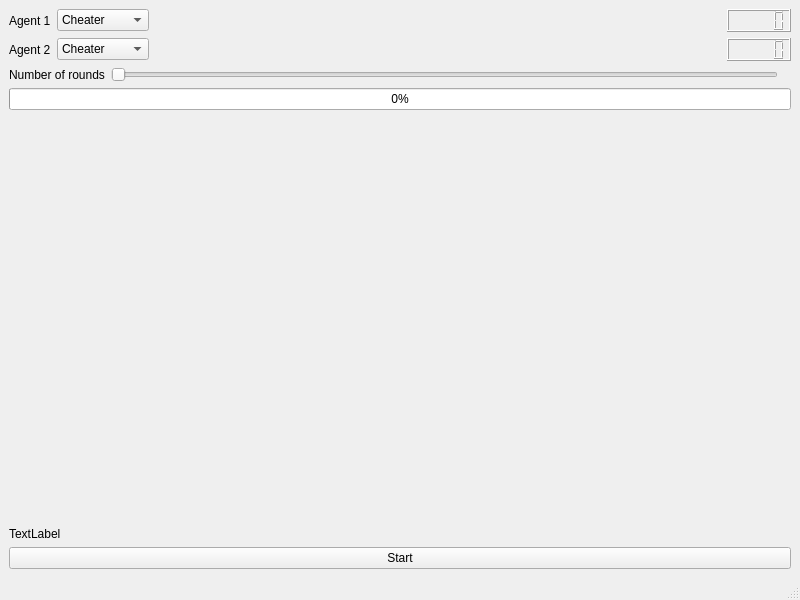
<?xml version="1.0" encoding="UTF-8"?>
<ui version="4.0">
 <class>MainWindow</class>
 <widget class="QMainWindow" name="MainWindow">
  <property name="geometry">
   <rect>
    <x>0</x>
    <y>0</y>
    <width>800</width>
    <height>600</height>
   </rect>
  </property>
  <property name="windowTitle">
   <string>MainWindow</string>
  </property>
  <widget class="QWidget" name="centralwidget">
   <layout class="QVBoxLayout" name="verticalLayout_3">
    <item>
     <layout class="QVBoxLayout" name="verticalLayout_2">
      <item>
       <layout class="QVBoxLayout" name="verticalLayout">
        <property name="sizeConstraint">
         <enum>QLayout::SetMaximumSize</enum>
        </property>
        <item>
         <layout class="QHBoxLayout" name="horizontalLayout">
          <item>
           <widget class="QLabel" name="label">
            <property name="text">
             <string>Agent 1</string>
            </property>
           </widget>
          </item>
          <item>
           <widget class="QComboBox" name="comboBox">
            <item>
             <property name="text">
              <string>Cheater</string>
             </property>
            </item>
            <item>
             <property name="text">
              <string>Cooperator</string>
             </property>
            </item>
            <item>
             <property name="text">
              <string>Random</string>
             </property>
            </item>
            <item>
             <property name="text">
              <string>Tits for tats</string>
             </property>
            </item>
           </widget>
          </item>
          <item>
           <spacer name="horizontalSpacer">
            <property name="orientation">
             <enum>Qt::Horizontal</enum>
            </property>
            <property name="sizeHint" stdset="0">
             <size>
              <width>40</width>
              <height>20</height>
             </size>
            </property>
           </spacer>
          </item>
          <item>
           <widget class="QLCDNumber" name="lcdNumber"/>
          </item>
         </layout>
        </item>
        <item>
         <layout class="QHBoxLayout" name="horizontalLayout_2">
          <item>
           <widget class="QLabel" name="label_2">
            <property name="text">
             <string>Agent 2</string>
            </property>
           </widget>
          </item>
          <item>
           <widget class="QComboBox" name="comboBox_2">
            <item>
             <property name="text">
              <string>Cheater</string>
             </property>
            </item>
            <item>
             <property name="text">
              <string>Cooperator</string>
             </property>
            </item>
            <item>
             <property name="text">
              <string>Random</string>
             </property>
            </item>
            <item>
             <property name="text">
              <string>Tits for tats</string>
             </property>
            </item>
           </widget>
          </item>
          <item>
           <spacer name="horizontalSpacer_2">
            <property name="orientation">
             <enum>Qt::Horizontal</enum>
            </property>
            <property name="sizeHint" stdset="0">
             <size>
              <width>40</width>
              <height>20</height>
             </size>
            </property>
           </spacer>
          </item>
          <item>
           <widget class="QLCDNumber" name="lcdNumber_2"/>
          </item>
         </layout>
        </item>
       </layout>
      </item>
      <item>
       <layout class="QHBoxLayout" name="horizontalLayout_3">
        <item>
         <widget class="QLabel" name="label_3">
          <property name="text">
           <string>Number of rounds</string>
          </property>
         </widget>
        </item>
        <item>
         <widget class="QSlider" name="horizontalSlider">
          <property name="minimum">
           <number>5</number>
          </property>
          <property name="maximum">
           <number>1000</number>
          </property>
          <property name="orientation">
           <enum>Qt::Horizontal</enum>
          </property>
         </widget>
        </item>
        <item>
         <widget class="QLabel" name="roundCountLabel"/>
        </item>
       </layout>
      </item>
      <item>
       <widget class="QProgressBar" name="progressBar">
        <property name="value">
         <number>0</number>
        </property>
       </widget>
      </item>
      <item>
       <widget class="QWidget" name="chartWidget" native="true">
        <property name="sizePolicy">
         <sizepolicy hsizetype="Preferred" vsizetype="Expanding">
          <horstretch>0</horstretch>
          <verstretch>1</verstretch>
         </sizepolicy>
        </property>
       </widget>
      </item>
      <item>
       <spacer name="verticalSpacer">
        <property name="orientation">
         <enum>Qt::Vertical</enum>
        </property>
        <property name="sizeHint" stdset="0">
         <size>
          <width>20</width>
          <height>40</height>
         </size>
        </property>
       </spacer>
      </item>
      <item>
       <widget class="WebImageWidget" name="webImage">
        <property name="text">
         <string>TextLabel</string>
        </property>
       </widget>
      </item>
      <item>
       <widget class="QPushButton" name="btnStart">
        <property name="text">
         <string>Start</string>
        </property>
       </widget>
      </item>
     </layout>
    </item>
   </layout>
  </widget>
  <widget class="QMenuBar" name="menubar">
   <property name="geometry">
    <rect>
     <x>0</x>
     <y>0</y>
     <width>800</width>
     <height>28</height>
    </rect>
   </property>
  </widget>
  <widget class="QStatusBar" name="statusbar"/>
 </widget>
 <customwidgets>
  <customwidget>
   <class>WebImageWidget</class>
   <extends>QLabel</extends>
   <header>utils/webimagewidget.h</header>
  </customwidget>
 </customwidgets>
 <resources/>
 <connections/>
</ui>
